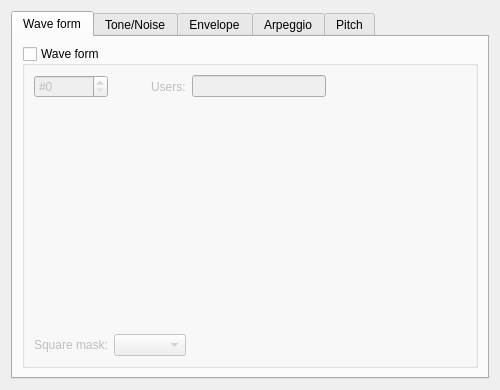
<?xml version="1.0" encoding="UTF-8"?>
<ui version="4.0">
 <class>InstrumentEditorSSGForm</class>
 <widget class="QWidget" name="InstrumentEditorSSGForm">
  <property name="geometry">
   <rect>
    <x>0</x>
    <y>0</y>
    <width>500</width>
    <height>390</height>
   </rect>
  </property>
  <property name="windowTitle">
   <string>Form</string>
  </property>
  <layout class="QGridLayout" name="gridLayout">
   <item row="0" column="0">
    <widget class="QTabWidget" name="tabWidget">
     <property name="currentIndex">
      <number>0</number>
     </property>
     <widget class="QWidget" name="tab_1">
      <attribute name="title">
       <string>Wave form</string>
      </attribute>
      <layout class="QGridLayout" name="gridLayout_2">
       <item row="0" column="0">
        <widget class="QGroupBox" name="waveEditGroupBox">
         <property name="title">
          <string>Wave form</string>
         </property>
         <property name="checkable">
          <bool>true</bool>
         </property>
         <property name="checked">
          <bool>false</bool>
         </property>
         <layout class="QGridLayout" name="gridLayout_3">
          <item row="0" column="3">
           <spacer name="horizontalSpacer">
            <property name="orientation">
             <enum>Qt::Horizontal</enum>
            </property>
            <property name="sizeHint" stdset="0">
             <size>
              <width>40</width>
              <height>20</height>
             </size>
            </property>
           </spacer>
          </item>
          <item row="0" column="2">
           <widget class="QLineEdit" name="waveUsersLineEdit">
            <property name="enabled">
             <bool>false</bool>
            </property>
            <property name="readOnly">
             <bool>true</bool>
            </property>
           </widget>
          </item>
          <item row="0" column="0">
           <widget class="QSpinBox" name="waveNumSpinBox">
            <property name="prefix">
             <string>#</string>
            </property>
            <property name="maximum">
             <number>127</number>
            </property>
           </widget>
          </item>
          <item row="0" column="1" alignment="Qt::AlignRight">
           <widget class="QLabel" name="waveUsersLabel">
            <property name="text">
             <string>Users:</string>
            </property>
           </widget>
          </item>
          <item row="1" column="0" colspan="4">
           <widget class="VisualizedInstrumentMacroEditor" name="waveEditor" native="true"/>
          </item>
          <item row="2" column="0">
           <widget class="QLabel" name="squareMaskLabel">
            <property name="text">
             <string>Square mask:</string>
            </property>
           </widget>
          </item>
          <item row="2" column="1">
           <widget class="QComboBox" name="squareMaskComboBox"/>
          </item>
         </layout>
        </widget>
       </item>
      </layout>
     </widget>
     <widget class="QWidget" name="tab_2">
      <attribute name="title">
       <string>Tone/Noise</string>
      </attribute>
      <layout class="QGridLayout" name="gridLayout_7">
       <item row="0" column="0">
        <widget class="QGroupBox" name="tnEditGroupBox">
         <property name="title">
          <string>Tone/Noise</string>
         </property>
         <property name="checkable">
          <bool>true</bool>
         </property>
         <property name="checked">
          <bool>false</bool>
         </property>
         <layout class="QGridLayout" name="gridLayout_6">
          <item row="0" column="1" alignment="Qt::AlignRight">
           <widget class="QLabel" name="tnUsersLabel">
            <property name="text">
             <string>Users:</string>
            </property>
           </widget>
          </item>
          <item row="0" column="3">
           <spacer name="horizontalSpacer_3">
            <property name="orientation">
             <enum>Qt::Horizontal</enum>
            </property>
            <property name="sizeHint" stdset="0">
             <size>
              <width>40</width>
              <height>20</height>
             </size>
            </property>
           </spacer>
          </item>
          <item row="0" column="0">
           <widget class="QSpinBox" name="tnNumSpinBox">
            <property name="prefix">
             <string>#</string>
            </property>
            <property name="maximum">
             <number>127</number>
            </property>
           </widget>
          </item>
          <item row="0" column="2">
           <widget class="QLineEdit" name="tnUsersLineEdit">
            <property name="enabled">
             <bool>false</bool>
            </property>
            <property name="readOnly">
             <bool>true</bool>
            </property>
           </widget>
          </item>
          <item row="1" column="0" colspan="4">
           <widget class="VisualizedInstrumentMacroEditor" name="tnEditor" native="true"/>
          </item>
         </layout>
        </widget>
       </item>
      </layout>
     </widget>
     <widget class="QWidget" name="tab_3">
      <attribute name="title">
       <string>Envelope</string>
      </attribute>
      <layout class="QGridLayout" name="gridLayout_5">
       <item row="0" column="0">
        <widget class="QGroupBox" name="envEditGroupBox">
         <property name="title">
          <string>Envelope</string>
         </property>
         <property name="checkable">
          <bool>true</bool>
         </property>
         <property name="checked">
          <bool>false</bool>
         </property>
         <layout class="QGridLayout" name="gridLayout_4">
          <item row="1" column="0" colspan="5">
           <widget class="VisualizedInstrumentMacroEditor" name="envEditor" native="true"/>
          </item>
          <item row="0" column="1" alignment="Qt::AlignRight">
           <widget class="QLabel" name="envUsersLabel">
            <property name="text">
             <string>Users:</string>
            </property>
           </widget>
          </item>
          <item row="0" column="4">
           <spacer name="horizontalSpacer_2">
            <property name="orientation">
             <enum>Qt::Horizontal</enum>
            </property>
            <property name="sizeHint" stdset="0">
             <size>
              <width>40</width>
              <height>20</height>
             </size>
            </property>
           </spacer>
          </item>
          <item row="0" column="0">
           <widget class="QSpinBox" name="envNumSpinBox">
            <property name="prefix">
             <string>#</string>
            </property>
            <property name="maximum">
             <number>127</number>
            </property>
           </widget>
          </item>
          <item row="2" column="0">
           <widget class="QLabel" name="hardFreqLabel">
            <property name="text">
             <string>Hard frequency:</string>
            </property>
           </widget>
          </item>
          <item row="2" column="1" colspan="2">
           <widget class="QSpinBox" name="hardFreqSpinBox">
            <property name="minimum">
             <number>1</number>
            </property>
            <property name="maximum">
             <number>65535</number>
            </property>
           </widget>
          </item>
          <item row="0" column="2" colspan="2">
           <widget class="QLineEdit" name="envUsersLineEdit">
            <property name="enabled">
             <bool>false</bool>
            </property>
            <property name="readOnly">
             <bool>true</bool>
            </property>
           </widget>
          </item>
         </layout>
        </widget>
       </item>
      </layout>
     </widget>
     <widget class="QWidget" name="tab_4">
      <attribute name="title">
       <string>Arpeggio</string>
      </attribute>
      <layout class="QGridLayout" name="gridLayout_9">
       <item row="0" column="0">
        <widget class="QGroupBox" name="arpEditGroupBox">
         <property name="title">
          <string>Arpeggio</string>
         </property>
         <property name="checkable">
          <bool>true</bool>
         </property>
         <property name="checked">
          <bool>false</bool>
         </property>
         <layout class="QGridLayout" name="gridLayout_8">
          <item row="0" column="3">
           <spacer name="horizontalSpacer_4">
            <property name="orientation">
             <enum>Qt::Horizontal</enum>
            </property>
            <property name="sizeHint" stdset="0">
             <size>
              <width>40</width>
              <height>20</height>
             </size>
            </property>
           </spacer>
          </item>
          <item row="0" column="2">
           <widget class="QLineEdit" name="arpUsersLineEdit">
            <property name="enabled">
             <bool>false</bool>
            </property>
            <property name="readOnly">
             <bool>true</bool>
            </property>
           </widget>
          </item>
          <item row="0" column="0">
           <widget class="QSpinBox" name="arpNumSpinBox">
            <property name="prefix">
             <string>#</string>
            </property>
            <property name="maximum">
             <number>127</number>
            </property>
           </widget>
          </item>
          <item row="0" column="1" alignment="Qt::AlignRight">
           <widget class="QLabel" name="arpUsersLabel">
            <property name="text">
             <string>Users:</string>
            </property>
           </widget>
          </item>
          <item row="1" column="0" colspan="4">
           <widget class="VisualizedInstrumentMacroEditor" name="arpEditor" native="true"/>
          </item>
          <item row="2" column="0" alignment="Qt::AlignRight">
           <widget class="QLabel" name="arpTypeLabel">
            <property name="text">
             <string>Type:</string>
            </property>
           </widget>
          </item>
          <item row="2" column="1">
           <widget class="QComboBox" name="arpTypeComboBox"/>
          </item>
         </layout>
        </widget>
       </item>
      </layout>
     </widget>
     <widget class="QWidget" name="tab_5">
      <attribute name="title">
       <string>Pitch</string>
      </attribute>
      <layout class="QGridLayout" name="gridLayout_12">
       <item row="0" column="0">
        <widget class="QGroupBox" name="ptEditGroupBox">
         <property name="title">
          <string>Pitch</string>
         </property>
         <property name="checkable">
          <bool>true</bool>
         </property>
         <property name="checked">
          <bool>false</bool>
         </property>
         <layout class="QGridLayout" name="gridLayout_11">
          <item row="0" column="3">
           <spacer name="horizontalSpacer_6">
            <property name="orientation">
             <enum>Qt::Horizontal</enum>
            </property>
            <property name="sizeHint" stdset="0">
             <size>
              <width>40</width>
              <height>20</height>
             </size>
            </property>
           </spacer>
          </item>
          <item row="0" column="2">
           <widget class="QLineEdit" name="ptUsersLineEdit">
            <property name="enabled">
             <bool>false</bool>
            </property>
            <property name="readOnly">
             <bool>true</bool>
            </property>
           </widget>
          </item>
          <item row="0" column="0">
           <widget class="QSpinBox" name="ptNumSpinBox">
            <property name="prefix">
             <string>#</string>
            </property>
            <property name="maximum">
             <number>127</number>
            </property>
           </widget>
          </item>
          <item row="0" column="1" alignment="Qt::AlignRight">
           <widget class="QLabel" name="ptUsersLabel">
            <property name="text">
             <string>Users:</string>
            </property>
           </widget>
          </item>
          <item row="1" column="0" colspan="4">
           <widget class="VisualizedInstrumentMacroEditor" name="ptEditor" native="true"/>
          </item>
          <item row="2" column="0" alignment="Qt::AlignRight">
           <widget class="QLabel" name="ptTypeLabel">
            <property name="text">
             <string>Type:</string>
            </property>
           </widget>
          </item>
          <item row="2" column="1">
           <widget class="QComboBox" name="ptTypeComboBox"/>
          </item>
         </layout>
        </widget>
       </item>
      </layout>
     </widget>
    </widget>
   </item>
  </layout>
 </widget>
 <customwidgets>
  <customwidget>
   <class>VisualizedInstrumentMacroEditor</class>
   <extends>QWidget</extends>
   <header>gui/instrument_editor/visualized_instrument_macro_editor.hpp</header>
   <container>1</container>
  </customwidget>
 </customwidgets>
 <tabstops>
  <tabstop>tabWidget</tabstop>
  <tabstop>waveEditGroupBox</tabstop>
  <tabstop>waveNumSpinBox</tabstop>
  <tabstop>waveUsersLineEdit</tabstop>
  <tabstop>squareMaskComboBox</tabstop>
  <tabstop>tnEditGroupBox</tabstop>
  <tabstop>tnNumSpinBox</tabstop>
  <tabstop>tnUsersLineEdit</tabstop>
  <tabstop>envEditGroupBox</tabstop>
  <tabstop>envNumSpinBox</tabstop>
  <tabstop>envUsersLineEdit</tabstop>
  <tabstop>hardFreqSpinBox</tabstop>
  <tabstop>arpEditGroupBox</tabstop>
  <tabstop>arpNumSpinBox</tabstop>
  <tabstop>arpUsersLineEdit</tabstop>
  <tabstop>arpTypeComboBox</tabstop>
  <tabstop>ptEditGroupBox</tabstop>
  <tabstop>ptNumSpinBox</tabstop>
  <tabstop>ptUsersLineEdit</tabstop>
  <tabstop>ptTypeComboBox</tabstop>
 </tabstops>
 <resources/>
 <connections/>
</ui>
